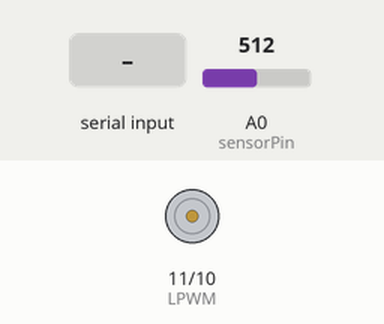
This sketch was run on a simulated Arduino Uno, built with avr-gcc and run on an emulated ATmega328P. Parts: motor-driver pin pairs drawn as motors (green arrow = first pin HIGH = forward, orange = second pin HIGH = backward, longer = more drive). The inputs (shaded band) are chosen by the test bench; at power-on: A0 (sensorPin) = 512. What the sketch prints to the serial monitor is not drawn.

Above: at 1.2 s.
1.3 s: "90,45\n" received over Serial
At 2.4 s:
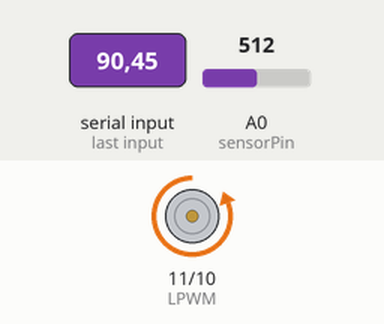
Timing chart, 0 to 4.3 s (numbered marks = the images above; inputs shaded):
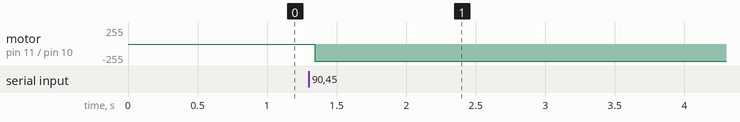

The sketch:

JLF_SPARTA_FeedbackActuator_SerialCommunications_Debugged.ino
```cpp
#include <elapsedMillis.h>
elapsedMillis timeElapsed;

int RPWM = 10;
int LPWM = 11;
int sensorPin = A0;

int sensorVal;
int Speed=255;
float strokeLength = 15.24; //cm                          //customize to your specific stroke length
float extensionLength;

int maxAnalogReading;
int minAnalogReading;

int startSensorVal;
float extensionDist = 0.;


int needToExtend = 1;
int startedExtending = 0;
int readyForNewValue = 1;
float startPosition;
int doneExtending;

float desiredPosition = 0.;

int currentPositionInt;
float currentPosition;


/////////////////  START DRIVEACTUATOR() //////////////////////
void driveActuator(int Direction, int Speed){
  switch(Direction){
    case 1:       //extension
      analogWrite(RPWM, Speed);
      analogWrite(LPWM, 0);
      break;

    case 0:       //stopping
      analogWrite(RPWM, 0);
      analogWrite(LPWM, 0);
      break;

    case -1:      //retraction
      analogWrite(RPWM, 0);
      analogWrite(LPWM, Speed);
      break;
  }
}
/////////////////  END DRIVEACTUATOR() //////////////////////


/////////////////  START MAPFLOAT() //////////////////////
float mapfloat(float x, float inputMin, float inputMax, float outputMin, float outputMax){
 return (x-inputMin)*(outputMax - outputMin)/(inputMax - inputMin)+outputMin;
}
/////////////////  END MAPFLOAT() //////////////////////


/////////////////  START SETUP() //////////////////////
void setup() {
  pinMode(RPWM, OUTPUT);
  pinMode(LPWM, OUTPUT);
  pinMode(sensorPin, INPUT);
  Serial.begin(9600);
  //maxAnalogReading = 863; //from lab testing
  maxAnalogReading = 900; //from lab testing
  minAnalogReading = 0;
  //minAnalogReading = 20;

  currentPositionInt = analogRead(sensorPin);
  currentPosition = mapfloat(currentPositionInt, float(minAnalogReading), float(maxAnalogReading), 0.0, strokeLength);
  //Serial.println("currentPosition: " + String(currentPosition));
  //Serial.println("desiredPosition: " + String(desiredPosition));

//  sensorVal = analogRead(sensorPin);
//  if (sensorVal != 0){
//    while (sensorVal > 0){
//      sensorVal = analogRead(sensorPin);
//      driveActuator(-1, Speed);
//      //Serial.println("Retracting");
//    }
//  }

}

/////////////////  END SETUP() //////////////////////


/////////////////  START LOOP() //////////////////////
void loop(){
//extensionDist = 1.;

//  Serial.println("Serial.available() = " + String(Serial.available()));
//  Serial.println("readyForNewValue = " + String(readyForNewValue));
//  Serial.println("startedExtending = " + String(startedExtending));
//  Serial.println("doneExtending = " + String(doneExtending));
//  Serial.println("currentPosition = " + String(currentPosition));
//  Serial.println("desiredPosition = " + String(desiredPosition));
//  Serial.println("");
//  delay(2000);


  currentPositionInt = analogRead(sensorPin);
  currentPosition = mapfloat(currentPositionInt, float(minAnalogReading), float(maxAnalogReading), 0.0, strokeLength);
  Serial.println(currentPosition);
  //Serial.println("currentPosition: " + String(currentPosition));
  //Serial.println("desiredPosition: " + String(desiredPosition));
  //delay(0.1);

  //read in value to extend
  if ((Serial.available() > 0) && (readyForNewValue == 1) && (startedExtending == 0)) {
    //Serial.println("If 1");
    currentPositionInt = analogRead(sensorPin);
    currentPosition = mapfloat(currentPositionInt, float(minAnalogReading), float(maxAnalogReading), 0.0, strokeLength);
    //Serial.println("currentPosition: " + String(currentPosition));
    //Serial.println("desiredPosition: " + String(desiredPosition));
    if (Serial.peek() == '\n') {
      // Clear the newline character from the buffer
      Serial.read();
      //Serial.println("Cleared newline");

    }

    else {
      extensionDist = Serial.parseFloat();
      //Serial.println("Distance to extend: " + String(extensionDist));
      // Optional: If you want to ensure only one value is read, you can clear the remaining bytes from the buffer
      while (Serial.available() > 0) {
        //Serial.println("reading");
        Serial.read();
        readyForNewValue = 0;
        currentPositionInt = analogRead(sensorPin);
        currentPosition = mapfloat(currentPositionInt, float(minAnalogReading), float(maxAnalogReading), 0.0, strokeLength);
        Serial.println(currentPosition);
        //Serial.println("currentPosition: " + String(currentPosition));
        //Serial.println("desiredPosition: " + String(desiredPosition));
      }
    }

    if (extensionDist == -1.){
       while (true){
        //read position
        currentPositionInt = analogRead(sensorPin);
        currentPosition = mapfloat(currentPositionInt, float(minAnalogReading), float(maxAnalogReading), 0.0, strokeLength);
        //Serial.println("currentPosition: " + String(currentPosition));
        //Serial.println("desiredPosition: " + String(desiredPosition));
        if (currentPosition > 0.){
          //read position
          currentPositionInt = analogRead(sensorPin);
          currentPosition = mapfloat(currentPositionInt, float(minAnalogReading), float(maxAnalogReading), 0.0, strokeLength);
          Serial.println(currentPosition);
          //Serial.println("currentPosition: " + String(currentPosition));
          //Serial.println("desiredPosition: " + String(desiredPosition));

          //drive actuator
          driveActuator(-1, Speed);
        }

        if (currentPosition <= 0.){
          //read position
          currentPositionInt = analogRead(sensorPin);
          currentPosition = mapfloat(currentPositionInt, float(minAnalogReading), float(maxAnalogReading), 0.0, strokeLength);
          Serial.println(currentPosition);
          //Serial.println("currentPosition: " + String(currentPosition));
          //Serial.println("desiredPosition: " + String(desiredPosition));

          //stop actuator
          driveActuator(0, Speed);

          //reset status
          doneExtending = 0;
          startedExtending = 0;
          readyForNewValue = 1;
          desiredPosition = 0.;
          break;
        }
      }
    }
  }


  if ((readyForNewValue == 0) && (startedExtending == 0) && (doneExtending == 0)){
    //Serial.println("If 2");
    //read current position

    //calculate desired position
    desiredPosition += extensionDist;

    startedExtending = 1;
  }

  if ((readyForNewValue == 0) && (startedExtending == 1) && (doneExtending == 0)){

    //Serial.println("If 3");
    currentPositionInt = analogRead(sensorPin);
    currentPosition = mapfloat(currentPositionInt, float(minAnalogReading), float(maxAnalogReading), 0.0, strokeLength);
    Serial.println(currentPosition);
    //Serial.println("currentPosition: " + String(currentPosition));

    //read current position
    while (true){
      //Serial.println("If 3 While Loop");
      if (currentPosition < desiredPosition){
        //Serial.println("If 3 While Loop If 1");
        //read position
        currentPositionInt = analogRead(sensorPin);
        currentPosition = mapfloat(currentPositionInt, float(minAnalogReading), float(maxAnalogReading), 0.0, strokeLength);
        Serial.println(currentPosition);
        //Serial.println("currentPosition: " + String(currentPosition));

        //drive actuator
        driveActuator(1, Speed);
      }

      if (currentPosition >= desiredPosition){
         currentPositionInt = analogRead(sensorPin);
         currentPosition = mapfloat(currentPositionInt, float(minAnalogReading), float(maxAnalogReading), 0.0, strokeLength);
         Serial.println(currentPosition);
         //Serial.println("currentPosition: " + String(currentPosition));
         //Serial.println("desiredPosition: " + String(desiredPosition));

         //stop actuator
         driveActuator(0, Speed);

         //reset status
         doneExtending = 0;
         startedExtending = 0;
         readyForNewValue = 1;
         break;
      }
    }
  }
}

/////////////////  END LOOP() //////////////////////
```

Measured:
- after the input at 1.3 s, motor on pin 11 (LPWM) / pin 10 (RPWM): stopped → backward 255/255 at once
